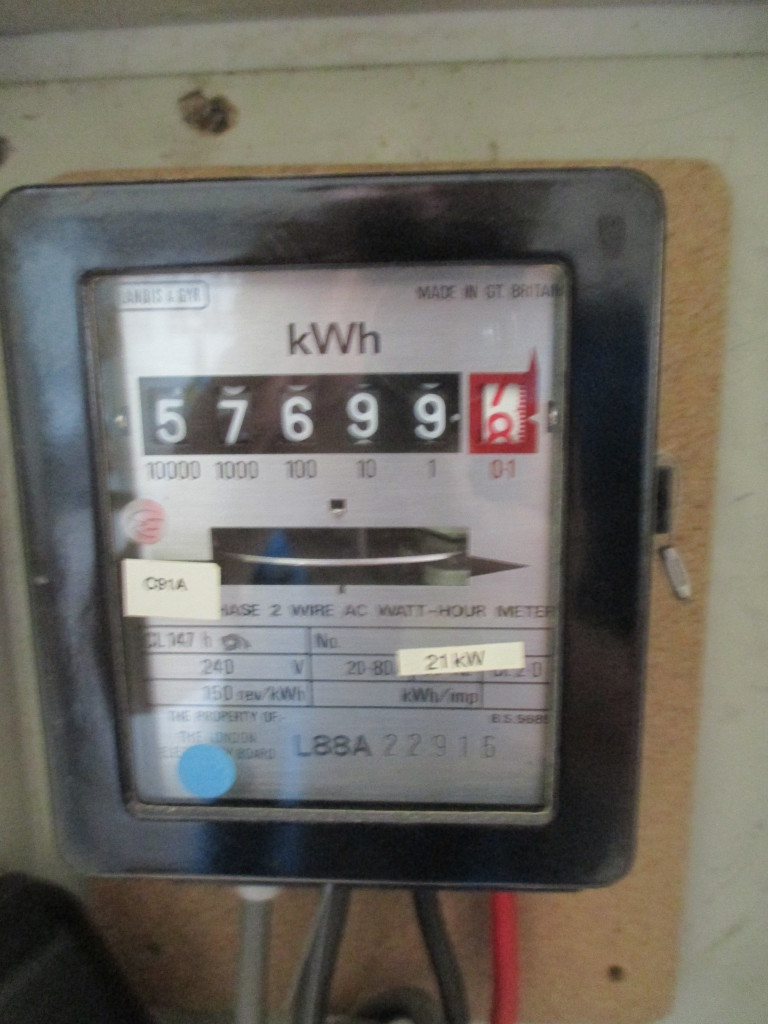
%> input picture Images/compteur5.jpg, 768 x 1024 px
$ octave Untitled5.m   (GNU Octave 9; MATLAB toolbox functions it lacks are replaced by stand-ins)
%> lines starting %> are read from the running program, lines starting %| are printed output that depends on the picture; in (x1, y1, x2, y2) boxes, pixels count from 0 and x2, y2 are one past the last pixel; in counts of white or black regions, pixels touching at a corner belong together; the program's own positions count from 1
clear all; clc;close all;
%======================================================
img = imread('Images\compteur5.jpg');
%> img is the input picture: size 1024x768x3 uint8; mean R, G, B 111.1, 107.7, 100.8

img = imgaussfilt(img,2);
img=rgb2gray(img);
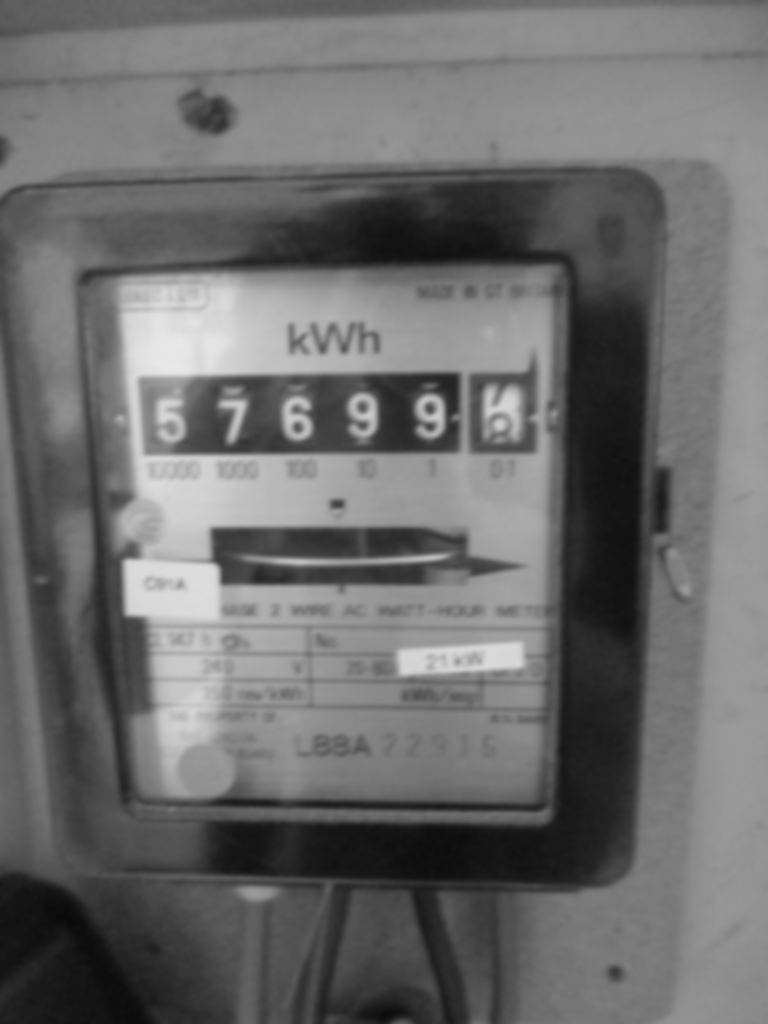
%> img: size 1024x768 uint8; min 9, max 233, mean 107.9
tresh = graythresh(img);
%> tresh = 0.392
img = im2bw(img,tresh);
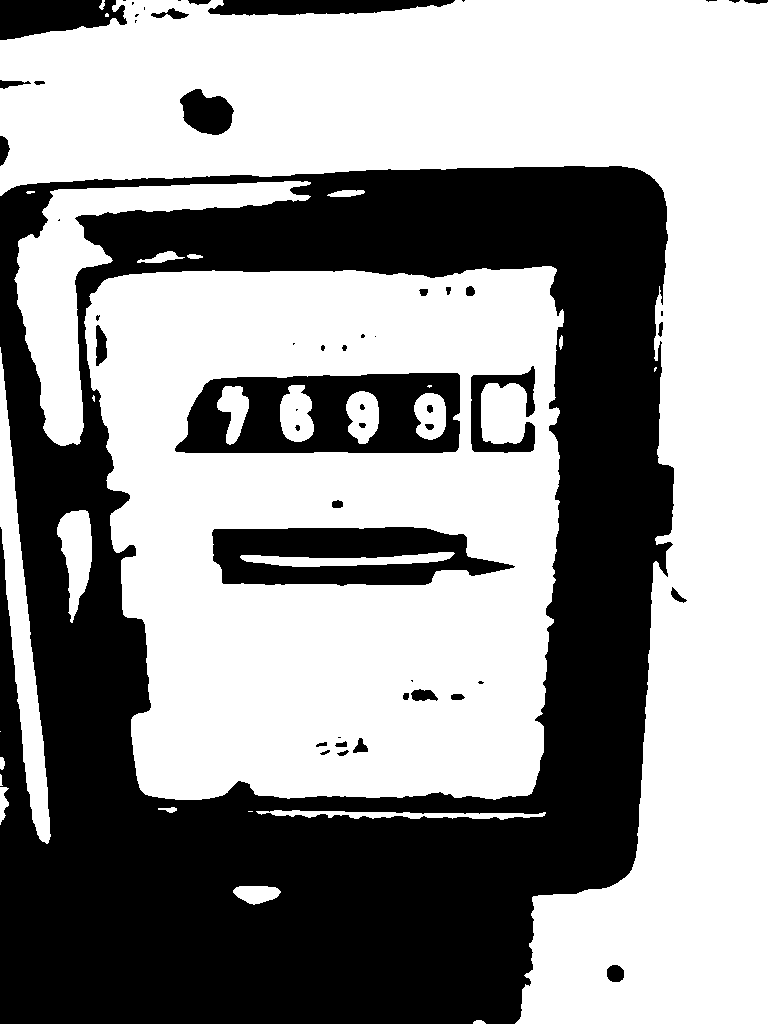
%> img: size 1024x768 logical; 59.1% white; 55 black regions (19 under 20 px)

[labels nbObj] = bwlabel(img);
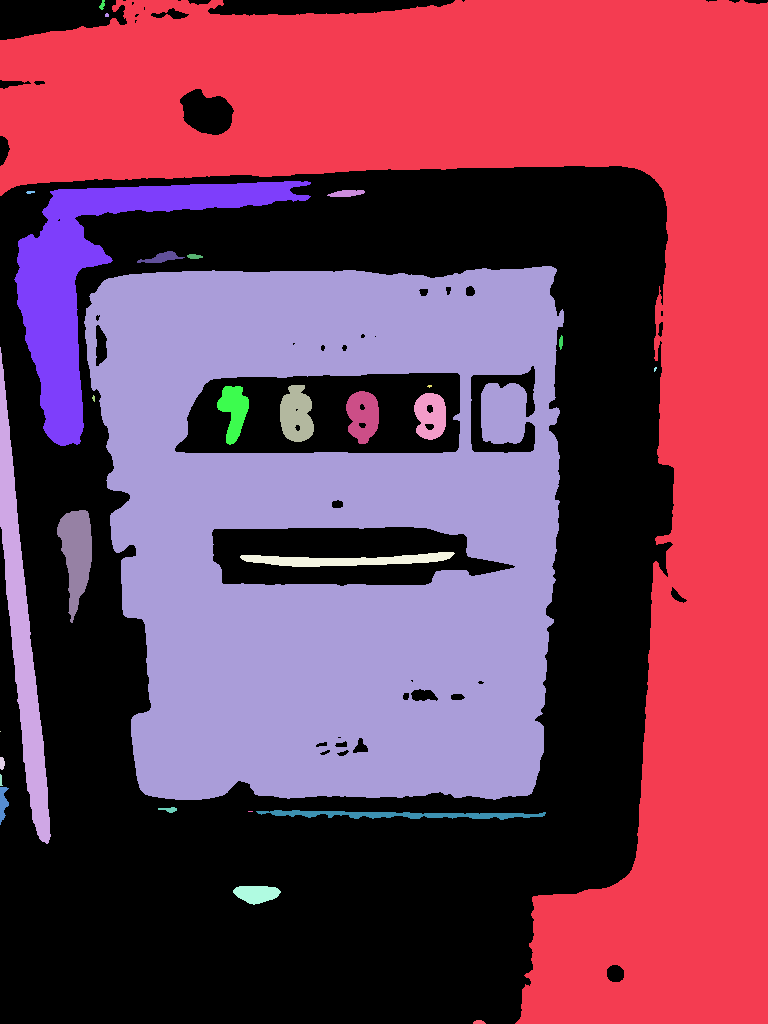
%> labels: size 1024x768 double; 30 distinct labels, from 0 to 29; one colour per label, 0 black
%> nbObj = 29
props = regionprops(img,'basic');
%> props = 29 regions; largest, box (x1, y1, x2, y2), Area and Centroid: (0, 0, 768, 1024) 237286 [536.8 364], (84, 266, 564, 800) 189262 [333.5 537.3], (14, 181, 311, 446) 17983 [95.5 277.6], (0, 347, 51, 844) 7850 [22.2 632], (57, 510, 92, 623) 2369 [77 554.2]

avg = 0;
for o = 1 : nbObj
   avg =  avg + props(o).Area;
end
%> this loop made 29 passes
%> avg on passes 1 to 12: 237286, 245136, 245137, 245191, 245215, 245420, 263403, 263424, 265793, 455055, 455069, 455105

avg = round(avg/nbObj);
%> avg = 16021
avg = round(avg);

img = img - bwareaopen(img,avg);
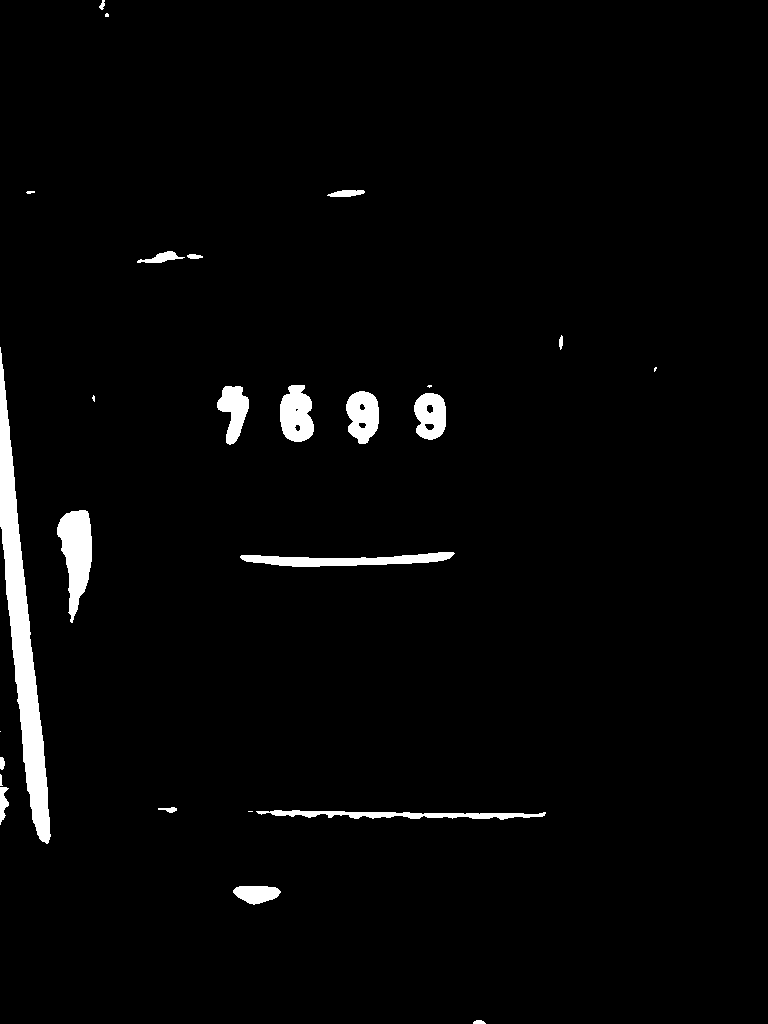
%> img: size 1024x768 double; values 0 (black) and 1 (white), 2.6% white; 26 white regions (6 under 20 px), largest, box (x1, y1, x2, y2) and area: (0, 347, 51, 844) 7850, (57, 510, 92, 623) 2369, (240, 552, 455, 567) 1746
%> (the run ends here)

$ run again, with Images/compteur2.jpg copied over Images/compteur5.jpg
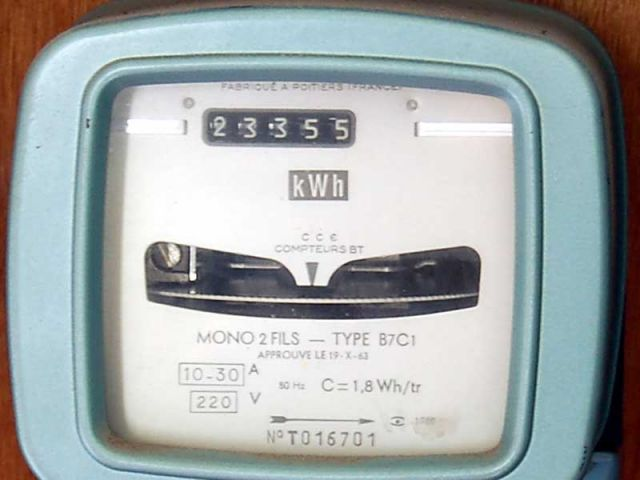
%> input picture Images/compteur2.jpg, 640 x 480 px
%> img is the input picture: size 480x640x3 uint8; mean R, G, B 163.8, 170.9, 171.3
%> tresh = 0.569
%> `[labels nbObj] = bwlabel(img);`:
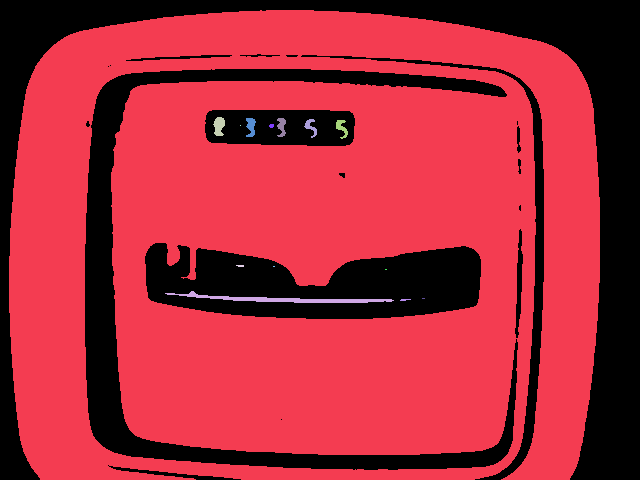
%> labels: size 480x640 double; 15 distinct labels, from 0 to 14; one colour per label, 0 black
%> nbObj = 14
%> props = 14 regions; largest, box (x1, y1, x2, y2), Area and Centroid: (9, 10, 600, 480) 210950 [308.7 249.1], (165, 291, 394, 303) 826 [284 299.8], (213, 117, 225, 136) 165 [219.6 126.7], (246, 118, 256, 137) 131 [251.5 127.3], (277, 118, 286, 137) 114 [282.2 127.2]
%> the loop `for o = 1 : nbObj` made 14 passes
%> avg on passes 1 to 8: 210950, 211776, 211941, 211955, 211956, 212087, 212104, 212106
%> `avg = round(avg/nbObj);`: avg = 15175
%> `img = img - bwareaopen(img,avg);`:
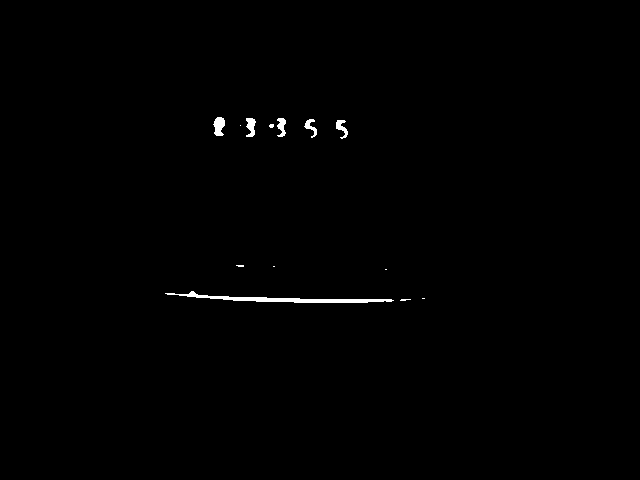
%> img: size 480x640 double; values 0 (black) and 1 (white), 0.49% white; 13 white regions (7 under 20 px), largest, box (x1, y1, x2, y2) and area: (165, 291, 394, 303) 826, (213, 117, 225, 136) 165, (246, 118, 256, 137) 131, (277, 118, 286, 137) 114, (336, 120, 348, 139) 111, (304, 119, 317, 138) 101
